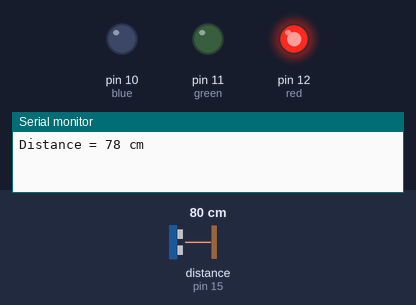
This sketch was run on a simulated Arduino Uno, built with avr-gcc and run on an emulated ATmega328P. On the bench: output pins drawn as LEDs (lit = HIGH), the last lines printed to the serial monitor. Wiring (inferred from the names in the program): ultrasonic range finder: trigger pin 14; echo pin 15. Inputs (shaded band) come from the test bench; at power-on: distance to the obstacle (sensor on pin 15) 80 cm. The echo pulse lasts 58.3 µs per cm; pins used as bus, display or sensor lines are not drawn.

Above: at 3.8 s.
3.9 s: distance to the obstacle (sensor on pin 15) set to 12 cm
7.8 s: distance to the obstacle (sensor on pin 15) set to 9 cm
At 9.3 s:
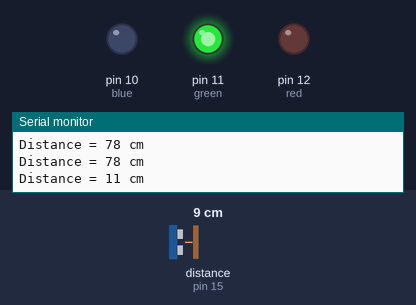
15.5 s: distance to the obstacle (sensor on pin 15) set to 18 cm
At 17.8 s:
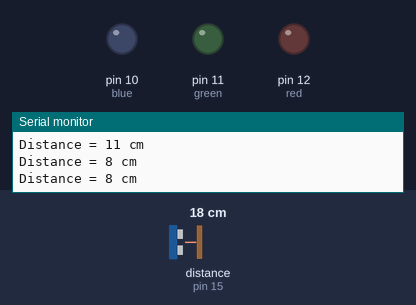
23.2 s: distance to the obstacle (sensor on pin 15) set to 2 cm
At 24.6 s:
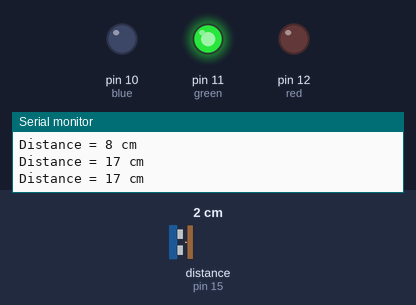
Timing chart, 0 to 31.5 s (numbered marks = the images above; inputs shaded):
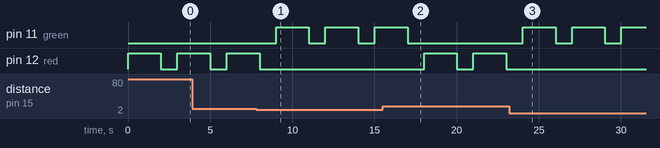

The sketch:

ultrasonic_led.ino
```cpp
int red = 12;
int green = 11;
int blue = 10;

int trigger = 14;
int echo = 15;

float duration = 0;
float distance = 0;

void setup() {
  pinMode(trigger, OUTPUT);
  pinMode(echo, INPUT);
  pinMode(blue, OUTPUT);
  pinMode(red, OUTPUT);
  pinMode(green, OUTPUT);
  Serial.begin(9600);
}

void loop() {
  digitalWrite(trigger, LOW);
  delayMicroseconds(2);
  digitalWrite(trigger, HIGH);
  delayMicroseconds(10);
  digitalWrite(trigger, LOW);

  duration = pulseIn(echo, HIGH);

  long distance_cm = ((duration * 0.034) / 2);

  if (distance_cm < 10){
    colorfn(green);
  }

  else{
    colorfn(red);
  }

  Serial.print("Distance = ");
  Serial.print(distance_cm);
  Serial.println(" cm");
}

long Distance(long time){
  return ((time * 0.034) / 2);
}

void colorfn(int color){
  digitalWrite(color, HIGH);
  delay(2000);
  digitalWrite(color, LOW);
  delay(1000);
}
```

Measured:
- the behaviour switches between 11 and 10 cm on distance to the obstacle (sensor on pin 15) (found by bisection; images 0 and 1)
- after the input at 7.8 s, pin 11 (green): alternates HIGH for 2.0 s and LOW for 1.0 s, starting after 1.2 s; pin 12 (red): goes on until 8.0 s, then stays LOW
- after the input at 15.5 s, pin 11 (green): goes on until 17.0 s, then stays LOW; pin 12 (red): alternates HIGH for 2.0 s and LOW for 1.0 s, starting after 2.5 s
- after the input at 23.2 s, pin 11 (green): alternates HIGH for 2.0 s and LOW for 1.0 s, starting after 0.82 s; pin 12 (red): stops changing and stays LOW
